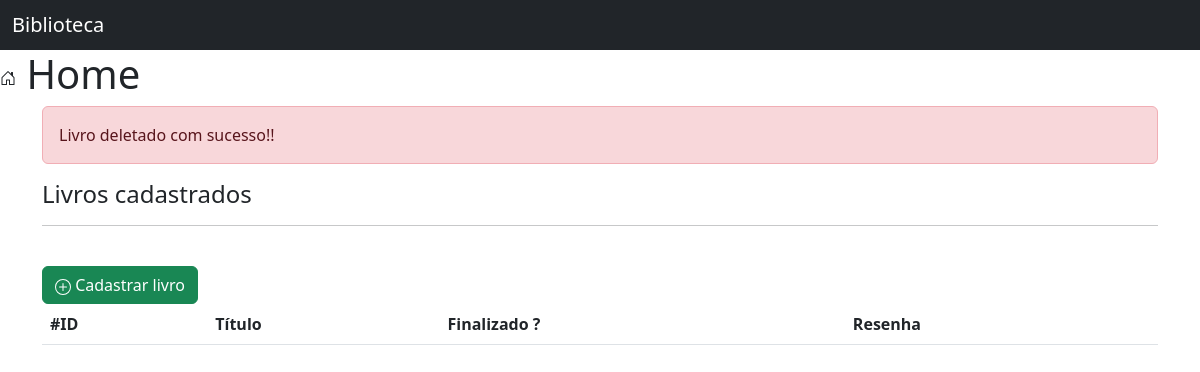
The app's page /livros/home/?status=0, older data.
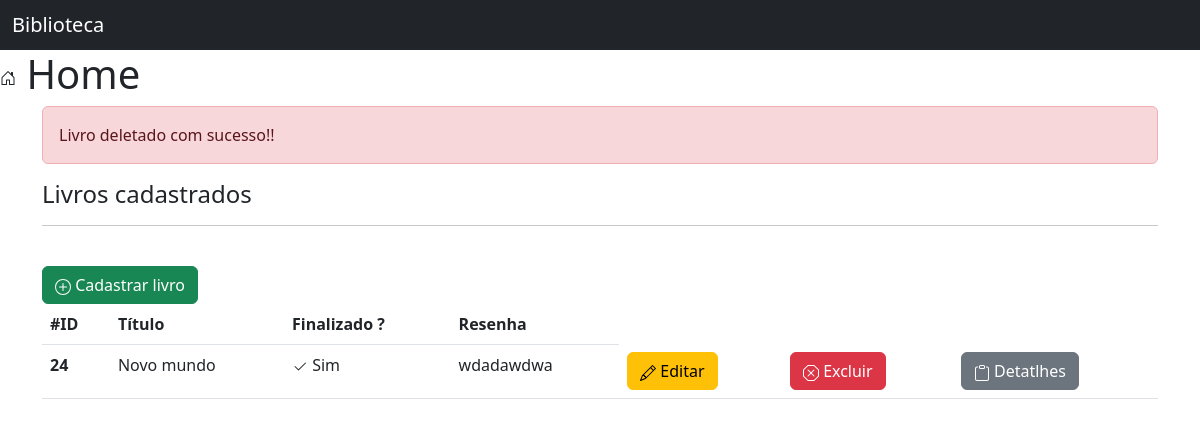
The same page, newer data.
### livros/models.py (models this page shows, shortened)
class Livro(models.Model):
    nome = models.CharField(max_length=60)
    finalizado = models.BooleanField(default=False)
    resenha = models.TextField(max_length=450)

### livros/views.py (the view)
# urls.py: 2. Add a URL to urlpatterns:  path('', views.home, name='home')
def home(request):
    livros = Livro.objects.all()
    status = request.GET.get('status')
    return render(request, 'home.html', {'livros':livros, 'status':status})

### livros/templates/home.html (shortened to what this page needs)
{% extends 'base.html' %}
{% load static %}
{% block 'conteudo' %}
    <h1> Home</h1>
    <div class="container">
      {% if status == '0' %}
      <div class="alert alert-danger" role="alert">
          Livro deletado com sucesso!!
      </div>
      {% endif %}
        <h4>Livros cadastrados</h4>
        <hr>
        <br>
        <a href=" {% url 'criar_livro' %} " class="btn btn-success"> Cadastrar livro</a>
        <table class="table">
            <thead>
                <tr>
                  <th scope="col">#ID</th>
                  <th scope="col">Título</th>
                  <th scope="col">Finalizado ?</th>
                  <th scope="col">Resenha</th>
                </tr>
              </thead>
            <tbody>
                {% for livro in livros %}
            <tr>
                <th scope="col">{{ livro.id }}</th>
                <td scope="col">{{ livro.nome }}</td>
                {% if livro.finalizado %}
                <td scope="col"><svg xmlns="http://www.w3.org/2000/svg" width="16" height="16" fill="currentColor" class="bi bi-check2" viewBox="0 0 16 16">
                    <path d="M13.854 3.646a.5.5 0 0 1 0 .708l-7 7a.5.5 0 0 1-.708 0l-3.5-3.5a.5.5 0 1 1 .708-.708L6.5 10.293l6.646-6.647a.5.5 0 0 1 .708 0z"/>
                  </svg> Sim</th>
                {% endif %}
                <td scope="col">{{ livro.resenha }}</td>
                <td scope="col"><a href="{% url 'editar_livro' livro.id %}" class="btn btn-warning"> Editar</a></td>
                <td scope="col"><a href="{% url 'deletar_livro'  livro.id  1 %}"  class="btn btn-danger"> Excluir</a></td>
                <td scope="col"><a href="{% url 'detalhar_livro' livro.id %}" class="btn btn-secondary"> Detatlhes</a></td>
            </tr>
            </tbody>
              {% endfor %}
    </div>
{% endblock %}

### templates/base.html (shortened to what this page needs)
<!doctype html>
<html lang="pt-BR">
  <head>
    <link href="https://cdn.jsdelivr.net/npm/bootstrap@5.3.0-alpha1/dist/css/bootstrap.min.css" rel="stylesheet">
  </head>
  <body>
    <nav class="navbar navbar-dark bg-dark">
        <div class="container-fluid">
        <span class="navbar-brand mb-0 h1">Biblioteca</span>
        </div>
    </nav>
    {% block 'conteudo' %}
    {% endblock %}
  </body>
</html>

Row changes from the older to the newer data that the page shows:
added Livro: id "24", nome "Novo mundo", finalizado True (drawn), resenha "wdadawdwa"
